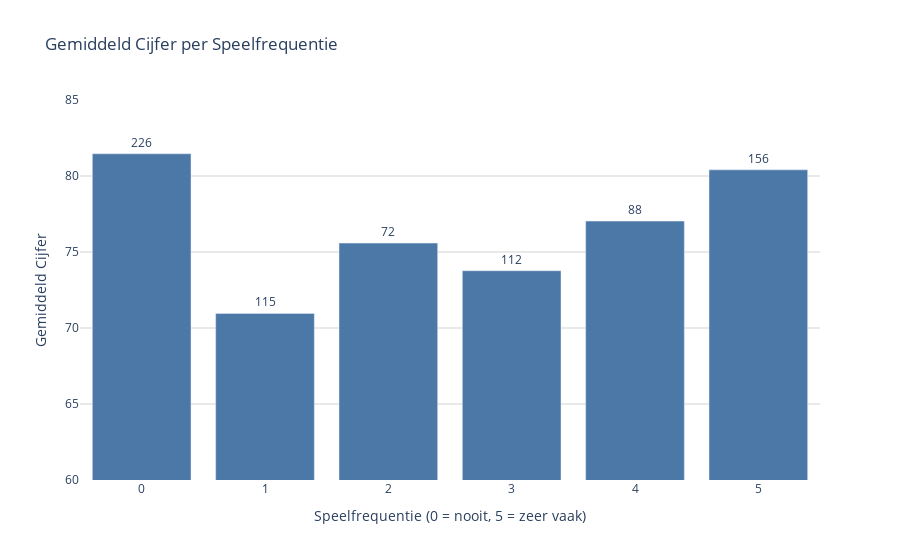

Source (notebook cell):
### Markdown cell above
### Argument 2 voor perspectief 1: De invloed van speelfrequentie op cijfers

De staafdiagram toont het verband tussen speelfrequentie en cijfers. Studenten die vaker gamen behalen gemiddeld lagere cijfers dan studenten die nooit gamen.

### Code cell
%run InfoVisualisation2.ipynb

### Figure 1 — Plotly figure (JSON) as saved in the notebook; plotly's stock layout.template omitted (floating-point values rounded to 4 significant figures)
{"data": [{"hovertemplate": "Playing Often=%{x}<br>Gemiddeld Cijfer=%{y}<br>Number of Students=%{text}<extra></extra>", "legendgroup": "", "marker": {"color": "#4C78A8", "pattern": {"shape": ""}}, "name": "", "orientation": "v", "showlegend": false, "text": [226.0, 115.0, 72.0, 112.0, 88.0, 156.0], "textposition": "outside", "type": "bar", "x": [0, 1, 2, 3, 4, 5], "xaxis": "x", "y": [81.46, 70.96, 75.59, 73.77, 77.03, 80.41], "yaxis": "y"}], "layout": {"autosize": true, "barmode": "relative", "legend": {"tracegroupgap": 0}, "plot_bgcolor": "white", "showlegend": false, "title": {"text": "Gemiddeld Cijfer per Speelfrequentie"}, "xaxis": {"anchor": "y", "autorange": true, "domain": [0, 1], "range": [-0.5, 5.5], "title": {"text": "Speelfrequentie (0 = nooit, 5 = zeer vaak)"}, "type": "linear"}, "yaxis": {"anchor": "x", "domain": [0, 1], "gridcolor": "lightgrey", "range": [60, 85], "title": {"text": "Gemiddeld Cijfer"}, "type": "linear"}}}
